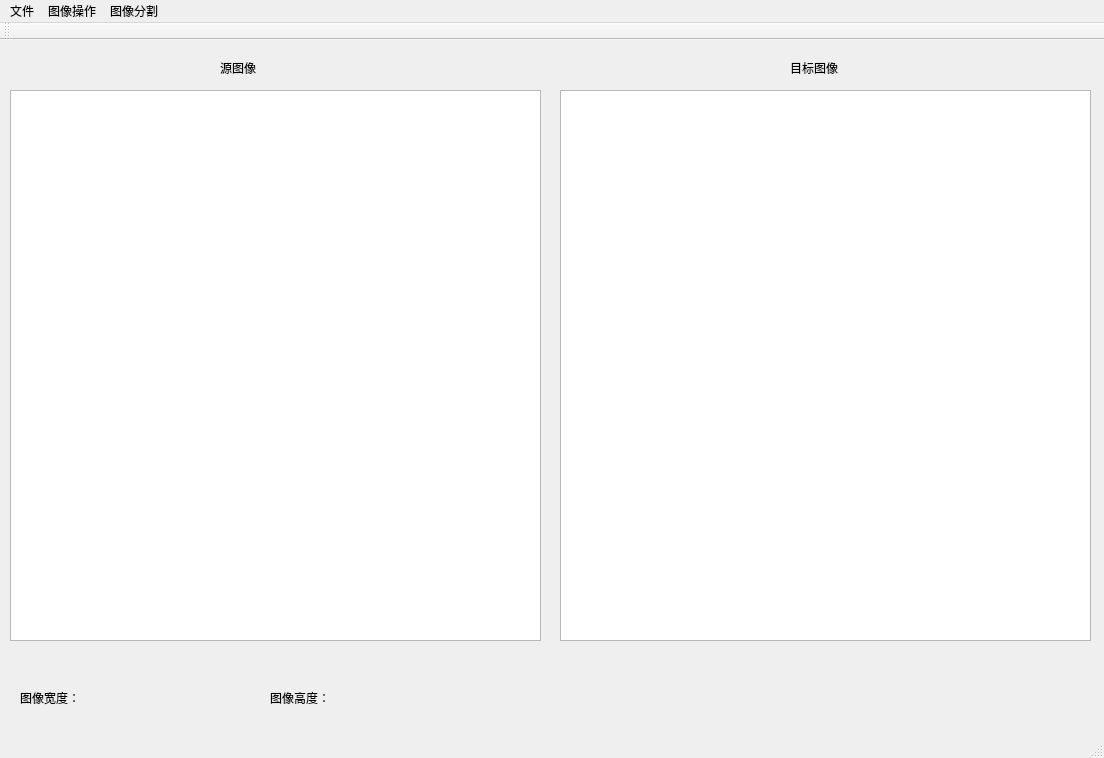
<?xml version="1.0" encoding="UTF-8"?>
<ui version="4.0">
 <class>MainWindow</class>
 <widget class="QMainWindow" name="MainWindow">
  <property name="geometry">
   <rect>
    <x>0</x>
    <y>0</y>
    <width>1104</width>
    <height>758</height>
   </rect>
  </property>
  <property name="windowTitle">
   <string>组织病理图像分割软件</string>
  </property>
  <widget class="QWidget" name="centralwidget">
   <widget class="ImageView" name="sourceImg">
    <property name="geometry">
     <rect>
      <x>10</x>
      <y>50</y>
      <width>531</width>
      <height>551</height>
     </rect>
    </property>
   </widget>
   <widget class="QLabel" name="msg">
    <property name="geometry">
     <rect>
      <x>30</x>
      <y>620</y>
      <width>741</width>
      <height>21</height>
     </rect>
    </property>
    <property name="text">
     <string/>
    </property>
   </widget>
   <widget class="ImageView" name="targetImg">
    <property name="geometry">
     <rect>
      <x>560</x>
      <y>50</y>
      <width>531</width>
      <height>551</height>
     </rect>
    </property>
   </widget>
   <widget class="QLabel" name="msg_width">
    <property name="geometry">
     <rect>
      <x>120</x>
      <y>640</y>
      <width>121</width>
      <height>31</height>
     </rect>
    </property>
    <property name="text">
     <string/>
    </property>
   </widget>
   <widget class="QLabel" name="msg_height">
    <property name="geometry">
     <rect>
      <x>370</x>
      <y>640</y>
      <width>121</width>
      <height>31</height>
     </rect>
    </property>
    <property name="text">
     <string/>
    </property>
   </widget>
   <widget class="QLabel" name="label_width">
    <property name="geometry">
     <rect>
      <x>20</x>
      <y>650</y>
      <width>72</width>
      <height>15</height>
     </rect>
    </property>
    <property name="text">
     <string>图像宽度：</string>
    </property>
   </widget>
   <widget class="QLabel" name="label_height">
    <property name="geometry">
     <rect>
      <x>270</x>
      <y>650</y>
      <width>72</width>
      <height>15</height>
     </rect>
    </property>
    <property name="text">
     <string>图像高度：</string>
    </property>
   </widget>
   <widget class="QLabel" name="label">
    <property name="geometry">
     <rect>
      <x>220</x>
      <y>20</y>
      <width>72</width>
      <height>15</height>
     </rect>
    </property>
    <property name="text">
     <string>源图像</string>
    </property>
   </widget>
   <widget class="QLabel" name="label_2">
    <property name="geometry">
     <rect>
      <x>790</x>
      <y>20</y>
      <width>72</width>
      <height>15</height>
     </rect>
    </property>
    <property name="text">
     <string>目标图像</string>
    </property>
   </widget>
  </widget>
  <widget class="QMenuBar" name="menubar">
   <property name="geometry">
    <rect>
     <x>0</x>
     <y>0</y>
     <width>1104</width>
     <height>26</height>
    </rect>
   </property>
   <widget class="QMenu" name="menu">
    <property name="title">
     <string>文件</string>
    </property>
    <addaction name="actionOpen"/>
    <addaction name="actionSave"/>
    <addaction name="actionClear"/>
    <addaction name="actionQuit"/>
   </widget>
   <widget class="QMenu" name="menu_2">
    <property name="title">
     <string>图像操作</string>
    </property>
    <addaction name="actionRot90"/>
    <addaction name="actionThreshold"/>
    <addaction name="actionGray"/>
    <addaction name="actionCanny"/>
   </widget>
   <widget class="QMenu" name="menu_3">
    <property name="title">
     <string>图像分割</string>
    </property>
    <addaction name="actionPSP"/>
   </widget>
   <addaction name="menu"/>
   <addaction name="menu_2"/>
   <addaction name="menu_3"/>
  </widget>
  <widget class="QStatusBar" name="statusbar"/>
  <widget class="QToolBar" name="toolBar">
   <property name="windowTitle">
    <string>toolBar</string>
   </property>
   <attribute name="toolBarArea">
    <enum>TopToolBarArea</enum>
   </attribute>
   <attribute name="toolBarBreak">
    <bool>false</bool>
   </attribute>
  </widget>
  <action name="actionOpen">
   <property name="text">
    <string>打开</string>
   </property>
  </action>
  <action name="actionSave">
   <property name="text">
    <string>保存</string>
   </property>
  </action>
  <action name="actionClear">
   <property name="text">
    <string>清空</string>
   </property>
  </action>
  <action name="actionQuit">
   <property name="text">
    <string>退出</string>
   </property>
  </action>
  <action name="actionRot90">
   <property name="text">
    <string>旋转90°</string>
   </property>
  </action>
  <action name="actionThreshold">
   <property name="text">
    <string>二值化</string>
   </property>
  </action>
  <action name="actionGray">
   <property name="text">
    <string>灰度化</string>
   </property>
  </action>
  <action name="actionCanny">
   <property name="text">
    <string>边缘提取</string>
   </property>
  </action>
  <action name="actionPSP">
   <property name="text">
    <string>深度监督PSP</string>
   </property>
  </action>
 </widget>
 <customwidgets>
  <customwidget>
   <class>ImageView</class>
   <extends>QGraphicsView</extends>
   <header location="global">appMain</header>
  </customwidget>
 </customwidgets>
 <resources/>
 <connections/>
</ui>
